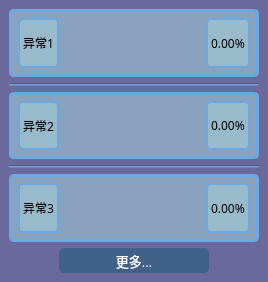
  <widget class="QDockWidget" name="dockWidget_4">
   <property name="minimumSize">
    <size>
     <width>268</width>
     <height>282</height>
    </size>
   </property>
   <property name="maximumSize">
    <size>
     <width>524287</width>
     <height>300</height>
    </size>
   </property>
   <property name="font">
    <font>
     <family>黑体</family>
    </font>
   </property>
   <property name="mouseTracking">
    <bool>true</bool>
   </property>
   <property name="autoFillBackground">
    <bool>false</bool>
   </property>
   <property name="styleSheet">
    <string notr="true">background-color: rgb(61, 98, 136);color: rgb(255,255,255);</string>
   </property>
   <property name="windowTitle">
    <string>警报历史</string>
   </property>
   <attribute name="dockWidgetArea">
    <number>2</number>
   </attribute>
   <widget class="QWidget" name="dockWidgetContents_4">
    <property name="styleSheet">
     <string notr="true">background-color: rgb(105, 105, 157);
border-color: rgb(123, 180, 232);</string>
    </property>
    <layout class="QVBoxLayout" name="verticalLayout_3">
     <item>
      <widget class="QWidget" name="widget_3" native="true">
       <property name="styleSheet">
        <string notr="true">background-color: rgba(162, 202, 212, 150);border-radius:5px;border-color:rgb(109, 169, 223);border-width:3px;border-style:solid;color:rgb(0, 0, 0);</string>
       </property>
       <layout class="QHBoxLayout" name="horizontalLayout_41">
        <item>
         <layout class="QHBoxLayout" name="horizontalLayout_7">
          <item>
           <widget class="QLabel" name="label_18">
            <property name="minimumSize">
             <size>
              <width>0</width>
              <height>30</height>
             </size>
            </property>
            <property name="maximumSize">
             <size>
              <width>16777215</width>
              <height>80</height>
             </size>
            </property>
            <property name="font">
             <font>
              <family>黑体</family>
             </font>
            </property>
            <property name="styleSheet">
             <string notr="true">border-width:2px;</string>
            </property>
            <property name="text">
             <string>异常1</string>
            </property>
           </widget>
          </item>
          <item>
           <spacer name="horizontalSpacer_8">
            <property name="orientation">
             <enum>Qt::Horizontal</enum>
            </property>
            <property name="sizeHint" stdset="0">
             <size>
              <width>40</width>
              <height>20</height>
             </size>
            </property>
           </spacer>
          </item>
          <item>
           <widget class="QLabel" name="label_19">
            <property name="font">
             <font>
              <family>黑体</family>
             </font>
            </property>
            <property name="styleSheet">
             <string notr="true">border-width:2px;</string>
            </property>
            <property name="text">
             <string>0.00%</string>
            </property>
           </widget>
          </item>
         </layout>
        </item>
       </layout>
      </widget>
     </item>
     <item>
      <widget class="Line" name="line">
       <property name="styleSheet">
        <string notr="true">background-color: rgb(105, 137, 187);</string>
       </property>
       <property name="orientation">
        <enum>Qt::Horizontal</enum>
       </property>
      </widget>
     </item>
     <item>
      <widget class="QWidget" name="widget_4" native="true">
       <property name="styleSheet">
        <string notr="true">background-color: rgba(162, 202, 212, 150);border-radius:5px;border-color:rgb(109, 169, 223);border-width:3px;border-style:solid;color:rgb(0, 0, 0);</string>
       </property>
       <layout class="QHBoxLayout" name="horizontalLayout_42">
        <item>
         <layout class="QHBoxLayout" name="horizontalLayout_10">
          <item>
           <widget class="QLabel" name="label_24">
            <property name="minimumSize">
             <size>
              <width>0</width>
              <height>30</height>
             </size>
            </property>
            <property name="maximumSize">
             <size>
              <width>16777215</width>
              <height>80</height>
             </size>
            </property>
            <property name="font">
             <font>
              <family>黑体</family>
             </font>
            </property>
            <property name="styleSheet">
             <string notr="true">border-width:2px;</string>
            </property>
            <property name="text">
             <string>异常2</string>
            </property>
           </widget>
          </item>
          <item>
           <spacer name="horizontalSpacer_11">
            <property name="orientation">
             <enum>Qt::Horizontal</enum>
            </property>
            <property name="sizeHint" stdset="0">
             <size>
              <width>40</width>
              <height>20</height>
             </size>
            </property>
           </spacer>
          </item>
          <item>
           <widget class="QLabel" name="label_25">
            <property name="font">
             <font>
              <family>黑体</family>
             </font>
            </property>
            <property name="styleSheet">
             <string notr="true">border-width:2px;</string>
            </property>
            <property name="text">
             <string>0.00%</string>
            </property>
           </widget>
          </item>
         </layout>
        </item>
       </layout>
      </widget>
     </item>
     <item>
      <widget class="Line" name="line_4">
       <property name="styleSheet">
        <string notr="true">background-color: rgb(105, 137, 187);</string>
       </property>
       <property name="orientation">
        <enum>Qt::Horizontal</enum>
       </property>
      </widget>
     </item>
     <item>
      <widget class="QWidget" name="widget_5" native="true">
       <property name="styleSheet">
        <string notr="true">background-color: rgba(162, 202, 212, 150);border-radius:5px;border-color:rgb(109, 169, 223);border-width:3px;border-style:solid;color:rgb(0, 0, 0);</string>
       </property>
       <layout class="QHBoxLayout" name="horizontalLayout_43">
        <item>
         <layout class="QHBoxLayout" name="horizontalLayout_11">
          <item>
           <widget class="QLabel" name="label_26">
            <property name="minimumSize">
             <size>
              <width>0</width>
              <height>30</height>
             </size>
            </property>
            <property name="maximumSize">
             <size>
              <width>16777215</width>
              <height>80</height>
             </size>
            </property>
            <property name="font">
             <font>
              <family>黑体</family>
             </font>
            </property>
            <property name="styleSheet">
             <string notr="true">border-width:2px;</string>
            </property>
            <property name="text">
             <string>异常3</string>
            </property>
           </widget>
          </item>
          <item>
           <spacer name="horizontalSpacer_12">
            <property name="orientation">
             <enum>Qt::Horizontal</enum>
            </property>
            <property name="sizeHint" stdset="0">
             <size>
              <width>40</width>
              <height>20</height>
             </size>
            </property>
           </spacer>
          </item>
          <item>
           <widget class="QLabel" name="label_27">
            <property name="font">
             <font>
              <family>黑体</family>
             </font>
            </property>
            <property name="styleSheet">
             <string notr="true">border-width:2px;</string>
            </property>
            <property name="text">
             <string>0.00%</string>
            </property>
           </widget>
          </item>
         </layout>
        </item>
       </layout>
      </widget>
     </item>
     <item>
      <layout class="QHBoxLayout" name="horizontalLayout_40">
       <item>
        <spacer name="horizontalSpacer_17">
         <property name="orientation">
          <enum>Qt::Horizontal</enum>
         </property>
         <property name="sizeHint" stdset="0">
          <size>
           <width>40</width>
           <height>20</height>
          </size>
         </property>
        </spacer>
       </item>
       <item>
        <widget class="QPushButton" name="pushButton">
         <property name="minimumSize">
          <size>
           <width>150</width>
           <height>25</height>
          </size>
         </property>
         <property name="maximumSize">
          <size>
           <width>150</width>
           <height>16777215</height>
          </size>
         </property>
         <property name="font">
          <font>
           <family>黑体</family>
           <pointsize>10</pointsize>
          </font>
         </property>
         <property name="styleSheet">
          <string notr="true">background-color: rgb(65, 97, 136);border-radius:5px;</string>
         </property>
         <property name="inputMethodHints">
          <set>Qt::ImhDate</set>
         </property>
         <property name="text">
          <string>更多...</string>
         </property>
        </widget>
       </item>
       <item>
        <spacer name="horizontalSpacer_28">
         <property name="orientation">
          <enum>Qt::Horizontal</enum>
         </property>
         <property name="sizeHint" stdset="0">
          <size>
           <width>40</width>
           <height>20</height>
          </size>
         </property>
        </spacer>
       </item>
      </layout>
     </item>
    </layout>
   </widget>
  </widget>
